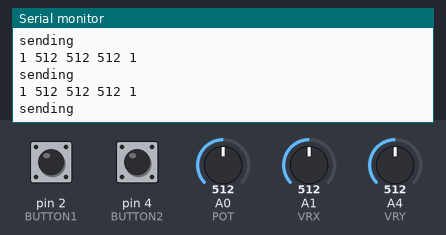
A sketch run on a simulated Arduino Uno, built with avr-gcc and run on an emulated ATmega328P. On the bench: the last lines printed to the serial monitor. Inputs (shaded band) come from the test bench; at power-on: A0 (POT) = 512, A1 (VRX) = 512, A4 (VRY) = 512, pin 2 (BUTTON1) HIGH, pin 4 (BUTTON2) HIGH. No radio packets arrive unless stated.

Above: at 1.2 s.
1.3 s: A0 (POT) set to 716
At 2.0 s:
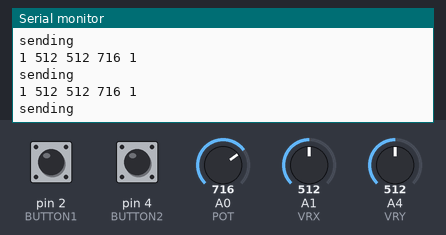
2.8 s: A1 (VRX) set to 716
At 3.4 s:
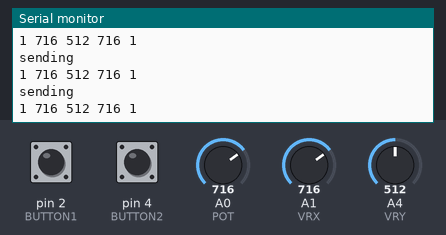
4.3 s: A4 (VRY) set to 716
At 5.2 s:
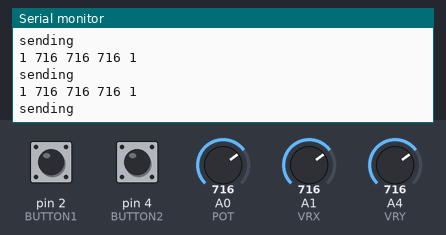
5.8 s: pin 2 (BUTTON1) pulled LOW for 0.15 s
7.4 s: pin 4 (BUTTON2) pulled LOW for 0.15 s
9.0 s: A0 (POT) set to 900
At 9.9 s:
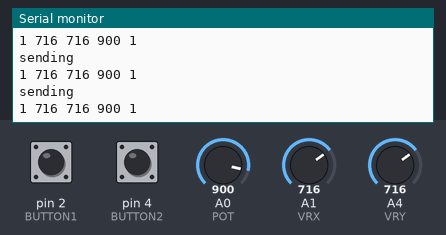
Timing chart, 0 to 11.5 s (numbered marks = the images above; inputs shaded):
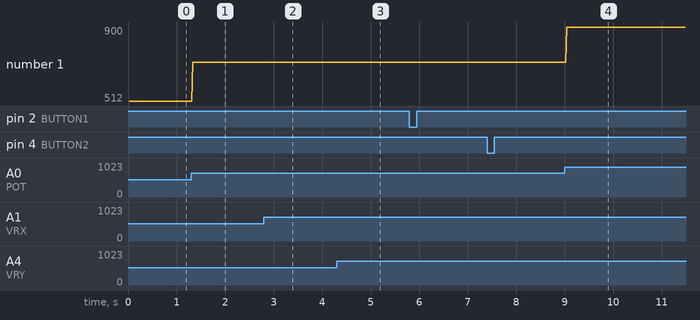

The sketch:

transmitter_final.ino
```cpp
// transmitter code
// sends a 5-integer array of data for each channel of freedom on the transmitter.
// array is as follows:
// { buttonstate1, vrx, vry, potentiometer, buttonstate2 }
// array[0] -> line follow button
// array[1] -> joystick x-axis
// array[2] -> joystick y-axis
// array[3] -> potentiometer
// array[4] -> lightshow actuator button


#include <SPI.h>
#include <nRF24L01.h>
#include <RF24.h>

#define TX_DELAY 10

// pin definitions
//joystick
#define VRX     A1
#define VRY     A4
#define BUTTON1 2

//potentiometer
#define POT     A0

// pushbutton
#define BUTTON2 4

int xvalue = 0;
int yvalue = 0;
int buttonstate1 = 0;
int potentiometer = 0;
int buttonstate2 = 0;

// transceiver
RF24 radio(10, 9); // CE, CSN
uint8_t address[][6] = {"send", "reci"};

// transmission buffer
int writeval[5] = {0, 690, 420, 1337, 9001};

void setup() {
  Serial.begin(19200);

  // joystick setup
  pinMode(BUTTON1, INPUT_PULLUP);
  pinMode(VRX, INPUT);
  pinMode(VRY,INPUT);

  // potentiometer setup
  pinMode(POT, INPUT);

  // statebutton setup
  pinMode(BUTTON2, INPUT_PULLUP);

  // transceiver setup
  radio.begin();
  radio.openWritingPipe(address[1]);
  radio.setPayloadSize(5 * sizeof(int));
  radio.setPALevel(RF24_PA_LOW);
  radio.stopListening();
  Serial.println("initialising transmitter");
}

void loop() {
  // read joystick values
  xvalue = analogRead(VRX);
  yvalue = analogRead(VRY);
  buttonstate1 = digitalRead(BUTTON1);
  potentiometer = analogRead(POT);
  buttonstate2 = digitalRead(BUTTON2);

  writeval[0] = buttonstate1;
  writeval[1] = xvalue;
  writeval[2] = yvalue;
  writeval[3] = potentiometer;
  writeval[4] = buttonstate2;

  radio.write(&writeval, 5 * sizeof(writeval));

  Serial.println("sending ");
  Serial.print(writeval[0]);
  Serial.print(" ");
  Serial.print(writeval[1]);
  Serial.print(" ");
  Serial.print(writeval[2]);
  Serial.print(" ");
  Serial.print(writeval[3]);
  Serial.print(" ");
  Serial.print(writeval[4]);
  Serial.println();
  // writeval++;
  delay(TX_DELAY);
}
```

Measured:
- after the input at 1.3 s, the serial monitor: prints a new line at once (image 1)
- after the input at 2.8 s, the serial monitor: prints a new line at once (image 2)
- after the input at 4.3 s, the serial monitor: prints a new line at once (image 3)
- after the input at 9.0 s, the serial monitor: prints a new line at once (image 4)
- plotted number 1: 512 → 716 after the input at 1.3 s, 716 → 900 after the input at 9.0 s
